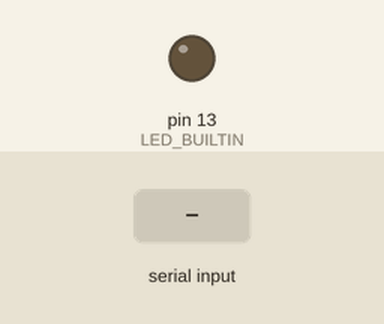
This sketch was run on a simulated Arduino Uno, built with avr-gcc and run on an emulated ATmega328P. Shown: output pins drawn as LEDs (lit = HIGH). The test bench sets the inputs (shaded band).

Above: at 1.2 s.
1.3 s: "1" received over Serial
At 2.3 s:
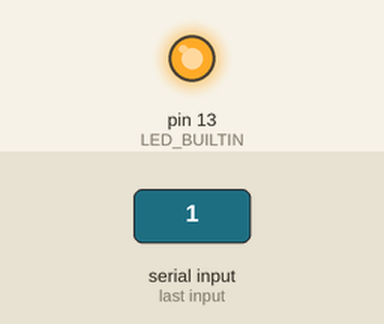
2.8 s: "0" received over Serial
At 3.4 s:
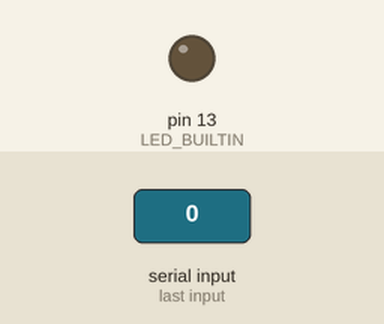
Timing chart, 0 to 5.8 s (numbered marks = the images above; inputs shaded):
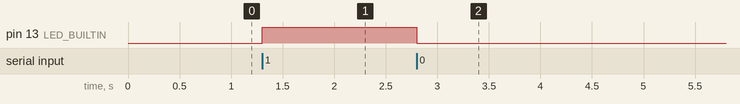

The sketch:

pyserial.ino
```cpp
#define BAUD 115200

void setup(){
  pinMode(LED_BUILTIN, OUTPUT);
  Serial.begin(BAUD);
}

void loop(){
  if (!Serial.available())return;
  switch(Serial.read()){
    case '0': digitalWrite(LED_BUILTIN,LOW); break;
    case '1': digitalWrite(LED_BUILTIN,HIGH); break;
    case '2': Serial.write(digitalRead(2)); break;
  }
}
```

Measured:
- after the input at 1.3 s, pin 13 (LED_BUILTIN): LOW → HIGH at once
- after the input at 2.8 s, pin 13 (LED_BUILTIN): HIGH → LOW at once
